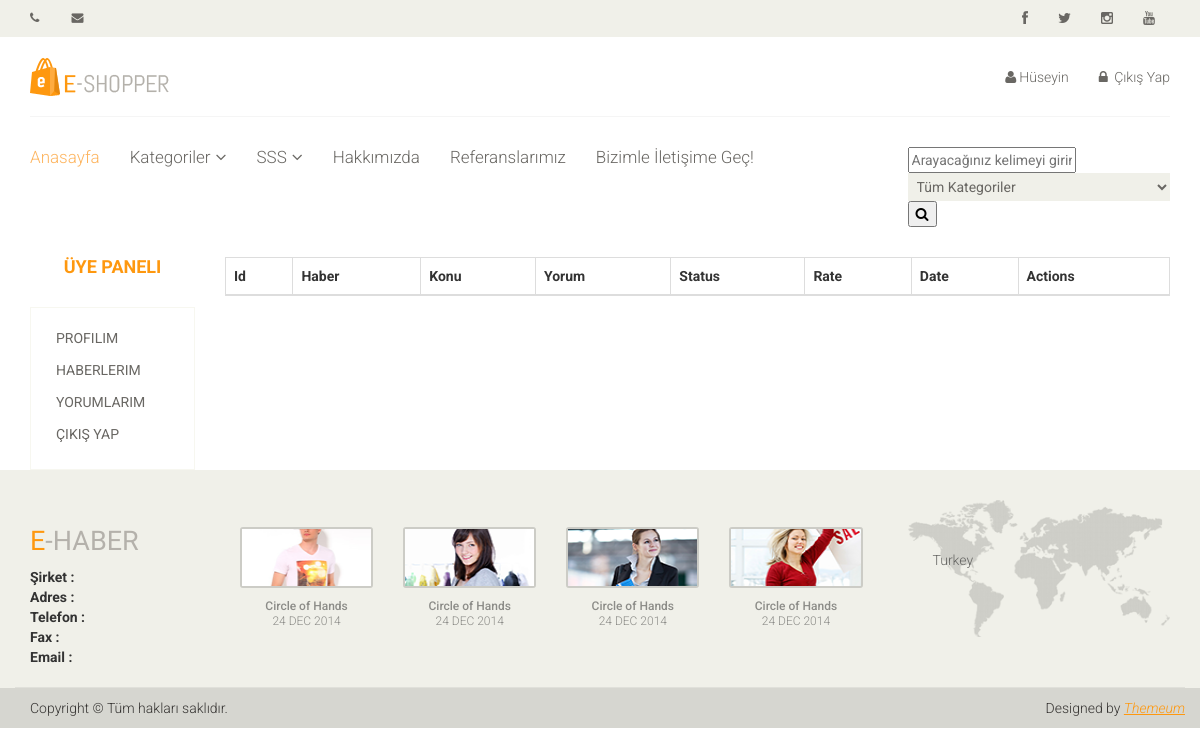
The page /user/comments/ (signed in) on the database as committed earlier.
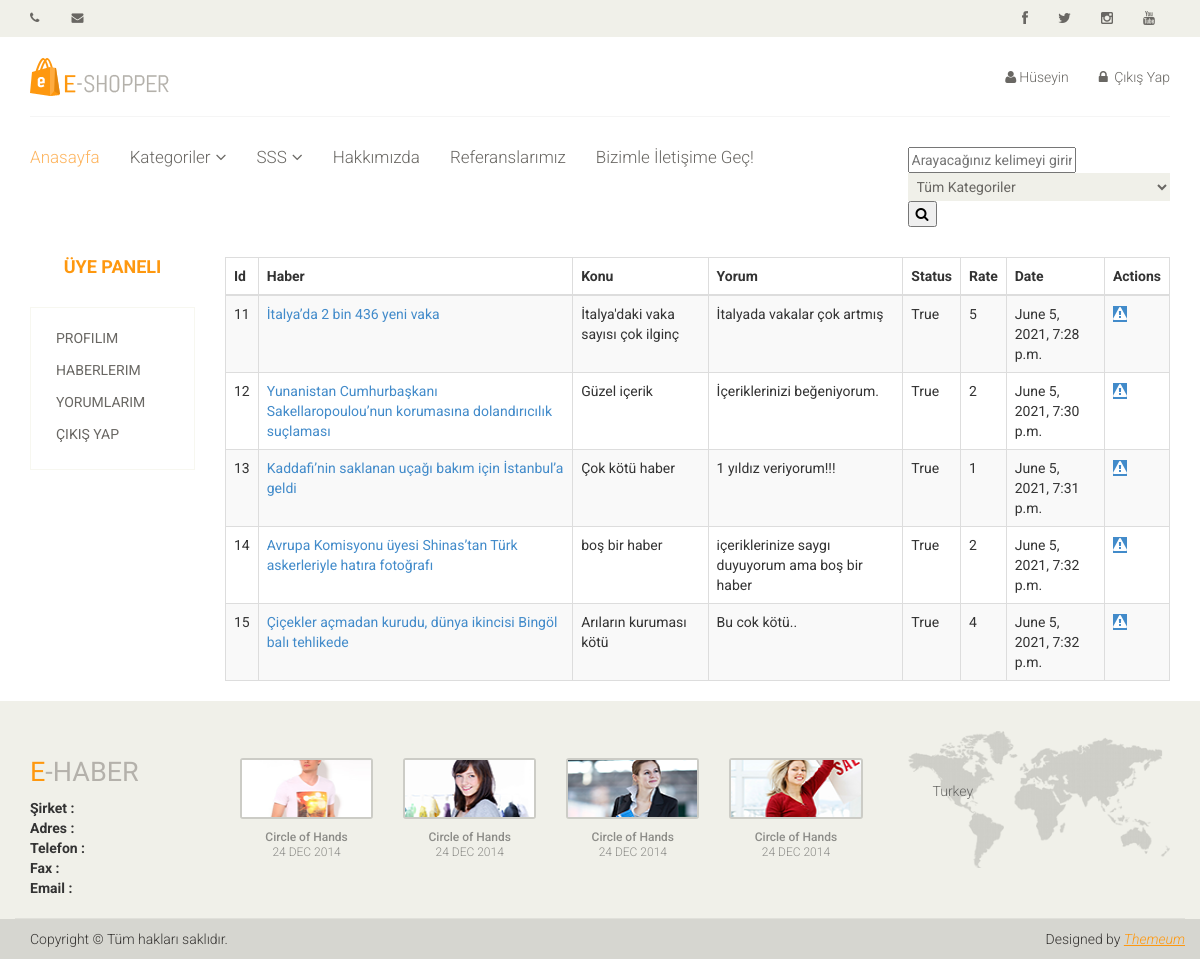
The same page on the database as committed later.
### news/models.py (models this page shows, shortened)
class Comment(models.Model):
    STATUS=(
        ('New','Yeni'),
        ('True','Evet'),
        ('False','Hayır'),
    )
    new=models.ForeignKey(New,on_delete=models.CASCADE)
    user=models.ForeignKey(User,on_delete=models.CASCADE)
    subject=models.CharField(max_length=50,blank=True)
    comment=models.CharField(max_length=200,blank=True)
    rate=models.IntegerField(blank=True)
    status=models.CharField(max_length=10,choices=STATUS,default='New')
    ip=models.CharField(blank=True,max_length=20)
    create_at=models.DateTimeField(auto_now_add=True)
    update_at=models.DateTimeField(auto_now=True)

class New(models.Model):
    STATUS = (
        ('True', 'Evet'),
        ('False', 'Hayır'),
    )
    title = models.CharField(max_length=200)
    keywords = models.CharField(max_length=255)
    description = models.CharField(max_length=255)
    detail = RichTextUploadingField()
    image = models.ImageField(blank=True, upload_to='images/')
    status = models.CharField(max_length=10, choices=STATUS)
    slug = models.SlugField(null=False,unique=True)
    category = models.ForeignKey(Category, on_delete=models.CASCADE)
    user = models.ForeignKey(User, on_delete=models.CASCADE)
    create_at = models.DateTimeField(auto_now_add=True)
    update_at = models.DateTimeField(auto_now=True)
    def image_tag(self):
        return mark_safe('<img src="{}" height="50"/>'.format(self.image.url))
    image_tag.short_description='Image'

### user/views.py (the view)
# urls.py: path('comments/', views.comments , name ='comments'),
@login_required(login_url='/login') # Check login
def comments(request):
    category = Category.objects.all()
    current_user = request.user
    comments = Comment.objects.filter(user_id=current_user.id)
    context = {
        'category':category,
        'comments':comments
    }
    return render(request,'user_comments.html',context)

### user/templates/user_comments.html (shortened to what this page needs)
{% extends 'homebase.html' %}
{% block content %}
    <div class="container">
        <div class="row">
            <div class="col-md-2">
                {% include 'user_panel.html' %}
            </div>
            <div class="col-md-10">
                <table id="example1" class="table table-bordered table-striped" >
                    <thead>
                    <tr>
                        <th>Id</th>
                        <th>Haber</th>
                        <th>Konu</th>
                        <th>Yorum</th>
                        <th>Status</th>
                        <th>Rate</th>
                        <th>Date</th>
                        <th style="..." colspan="3">Actions</th>
                    </tr>
                    </thead>
                    <tbody>
                    {% for rs in comments %}
                        <tr>
                            <td>{{rs.id}}</td>
                            <td><a href="/new/{{ rs.new.id }}/{{ rs.new.slug }}">{{ rs.new.title }}</a></td>
                            <td>{{ rs.subject }}</td>
                            <td>{{ rs.comment }}</td>
                            <td>{{ rs.status }}</td>
                            <td>{{ rs.rate }}</td>
                            <td>{{ rs.create_at }}</td>
                            <td><a  class="btn-primary" href="/user/deletecomment/{{ rs.id }}" onclick="return confirm('Sileceksiniz! Emin misiniz?')"><i class="fa fa-warning"></i></a></td>
                        </tr>
                    {% endfor %}
                </table>
            </div>
        </div>
    </div>
{% endblock %}

### home/templates/homebase.html (shortened to what this page needs)
<!DOCTYPE html>
<html lang="en">
<head>
    {% load static %}
    <link href="{% static 'css/bootstrap.min.css'%}" rel="stylesheet">
    <link href="{% static 'css/font-awesome.min.css'%}" rel="stylesheet">
    <link href="{% static 'css/prettyPhoto.css'%}" rel="stylesheet">
    <link href="{% static 'css/price-range.css'%}" rel="stylesheet">
    <link href="{% static 'css/animate.css'%}" rel="stylesheet">
    <link href="{% static 'css/main.css'%}" rel="stylesheet">
    <link href="{% static 'css/responsive.css'%}" rel="stylesheet">
    <link rel="stylesheet" href="https://ajax.googleapis.com/ajax/libs/jqueryui/1.11.4/themes/smoothness/jquery-ui.css">
</head>
<body>
{% include 'header.html' %}
{% block content %} {% endblock %}
{% include 'footer.html' %}
</body>
</html>

### home/templates/header.html (shortened to what this page needs)
{% load static %}
<header id="header">
    <div class="header_top">
        <div class="container">
            <div class="row">
                <div class="col-sm-6">
                    <div class="contactinfo">
                        <ul class="nav nav-pills">
                            <li><a href="#"><i class="fa fa-phone"></i>{{ setting.phone }}</a></li>
                            <li><a href="#"><i class="fa fa-envelope"></i>{{ setting.email }}</a></li>
                        </ul>
                    </div>
                </div>
                <div class="col-sm-6">
                    <div class="social-icons pull-right">
                        <ul class="nav navbar-nav">
                            <li><a href="{{ setting.facebook }}"><i class="fa fa-facebook"></i></a></li>
                            <li><a href="{{ setting.twitter }}"><i class="fa fa-twitter"></i></a></li>
                            <li><a href="{{ setting.instagram }}"><i class="fa fa-instagram"></i></a></li>
                            <li><a href="{{ setting.youtube }}"><i class="fa fa-youtube"></i></a></li>
                        </ul>
                    </div>
                </div>
            </div>
        </div>
    </div>
    {% load static %}
    <div class="header-middle">
        <div class="container">
            <div class="row">
                <div class="col-sm-4">
                    <div class="logo pull-left">
                        <a href="/"><img src="{% static 'images/home/logo.png'%}" alt="" /></a>
                    </div>
                </div>
                <div class="col-sm-8">
                    <div class="shop-menu pull-right">
                        <ul class="nav navbar-nav">
                            {% if user.id is not none %}
                            <li><a href="/user/"><i class="fa fa-user"></i>{{ user.first_name }}</a></li>
                            <li><a href="/logout/"><i class="fa fa-lock"></i> Çıkış Yap</a></li>
                            {% else %}
                            <li><a href="/login/"><i class="fa fa-sign-in"></i>Giriş Yap</a></li>
                            <li><a href="/register/"><i class="fa fa-user"></i> Kayıt Ol</a></li>
                            {% endif %}
                        </ul>
                    </div>
                </div>
            </div>
        </div>
    </div>
    <div class="header-bottom">
        <div class="container">
            <div class="row">
                <div class="col-sm-9">
                    <div class="mainmenu pull-left">
                        <ul class="nav navbar-nav collapse navbar-collapse">
                            <li><a href="/" class="active">Anasayfa</a></li>
                            {% load mptt_tags %}
                            <li class="dropdown"><a href="#">Kategoriler<i class="fa fa-angle-down"></i></a>
                            </li>
                            <li class="dropdown"><a href="#">SSS<i class="fa fa-angle-down"></i></a>
                            </li>
                            <li><a href="/aboutus">Hakkımızda</a></li>
                            <li><a href="/references">Referanslarımız</a></li>
                            <li><a href="/contactus">Bizimle İletişime Geç!</a></li>
                        </ul>
                    </div>
                </div>
                <div class="col-sm-3">
                    <form action="/search/" method="post">
                        <input id="query" name="query" class="input search_box" type="text" placeholder="Arayacağınız kelimeyi girin.">
                        {% load mptt_tags %}
                        <select name="catid" class="input search-categories">
                            <option value="0">Tüm Kategoriler</option>
                        </select>
                        <button class="search-btn"><i class="fa fa-search"></i></button>
                    </form>
                </div>
            </div>
        </div>
    </div>
</header>

### user/templates/user_panel.html (shortened to what this page needs)
<div class="brands_products">
    <h2>Üye Paneli</h2>
    <div class="brands-name">
        <ul class="nav nav-pills nav-stacked">
            <li><a href="/user/"> Profilim</a></li>
            <li><a href="/user/contents"> Haberlerim</a></li>
            <li><a href="/user/comments"> Yorumlarım</a></li>
            <li><a href="/logout/"> Çıkış Yap</a></li>
        </ul>
    </div>
</div>

### home/templates/footer.html (shortened to what this page needs)
{% load static %}
<footer id="footer">
    <div class="footer-top">
        <div class="container">
            <div class="row">
                <div class="col-sm-2">
                    <div class="companyinfo">
                        <h2><span>e</span>-haber</h2>
                        <strong>Şirket :</strong> {{setting.company}} <br>
                        <strong>Adres :</strong> {{setting.address}} <br>
                        <strong>Telefon :</strong> {{setting.phone}} <br>
                        <strong>Fax :</strong> {{setting.fax}} <br>
                        <strong>Email :</strong> {{setting.email}} <br>
                    </div>
                </div>
                <div class="col-sm-7">
                    <div class="col-sm-3">
                        <div class="video-gallery text-center">
                            <a href="">
                                <div class="iframe-img">
                                    <img src="{% static '/images/home/iframe1.png'%}" alt="" />
                                </div>
                            </a>
                            <p>Circle of Hands</p>
                            <h2>24 DEC 2014</h2>
                        </div>
                    </div>
                    <div class="col-sm-3">
                        <div class="video-gallery text-center">
                            <a href="#">
                                <div class="iframe-img">
                                    <img src="{% static '/images/home/iframe2.png'%}" alt="" />
                                </div>
                            </a>
                            <p>Circle of Hands</p>
                            <h2>24 DEC 2014</h2>
                        </div>
                    </div>
                    <div class="col-sm-3">
                        <div class="video-gallery text-center">
                            <a href="#">
                                <div class="iframe-img">
                                    <img src="{% static '/images/home/iframe3.png'%}" alt="" />
                                </div>
                            </a>
                            <p>Circle of Hands</p>
                            <h2>24 DEC 2014</h2>
                        </div>
                    </div>
                    <div class="col-sm-3">
                        <div class="video-gallery text-center">
                            <a href="#">
                                <div class="iframe-img">
                                    <img src="{% static '/images/home/iframe4.png'%}" alt="" />
                                </div>
                            </a>
                            <p>Circle of Hands</p>
                            <h2>24 DEC 2014</h2>
                        </div>
                    </div>
                </div>
                <div class="col-sm-3">
                    <div class="address">
                        <img src="{% static '/images/home/map.png'%}" alt="" />
                        <p>Turkey</p>
                    </div>
                </div>
            </div>
        </div>
    </div>
    <div class="footer-bottom">
        <div class="container">
            <div class="row">
                <p class="pull-left">Copyright © {{setting.company}} Tüm hakları saklıdır.</p>
                <p class="pull-right">Designed by <span><a target="_blank" href="http://www.themeum.com">Themeum</a></span></p>
            </div>
        </div>
    </div>
</footer>

### home/static/css/main.css (style rules this page uses)
body { font-family: 'Roboto', sans-serif; background:; position: relative; font-weight:400px; }
ul li { list-style: none; }
a { -webkit-transition: 300ms; -moz-transition: 300ms; -o-transition: 300ms; transition: 300ms; }
h1, h2, h3, h4, h5, h6 { font-family: 'Roboto', sans-serif; }
.header_top { background: none repeat scroll 0 0 #F0F0E9; }
.contactinfo ul li:first-child { margin-left: -15px; }
.contactinfo ul li a { font-size: 12px; color: #696763; font-family: 'Roboto', sans-serif; }
.social-icons ul li a { border: 0 none; border-radius: 0; color: #696763; padding:0px; }
.social-icons ul li { display:inline-block; }
.social-icons ul li a i { padding: 11px 15px; transition: all 0.9s ease 0s; -moz-transition: all 0.9s ease 0s; -webkit-transition: all 0.9s ease 0s; -o-transition: all 0.9s ease 0s; }
.header-middle .container .row { border-bottom: 1px solid #f5f5f5; margin-left: 0; margin-right: 0; padding-bottom: 20px; padding-top: 20px; }
.header-middle .container .row .col-sm-4 { padding-left: 0; }
.header-middle .container .row .col-sm-8 { padding-right:0; }
.shop-menu ul li { display:inline-block; padding-left: 15px; padding-right: 15px; }
.shop-menu ul li:last-child { padding-right: 0; }
.shop-menu ul li a { background: #FFFFFF; color: #696763; font-family: 'Roboto', sans-serif; font-size: 14px; font-weight: 300; padding:0; padding-right: 0; margin-top: 10px; }
.shop-menu ul li a i { margin-right:3px; }
.header-bottom { padding-bottom: 30px; padding-top: 30px; }
.navbar-collapse.collapse { padding-left: 0; }
.mainmenu ul li { padding-right: 15px; padding-left: 15px; }
.mainmenu ul li:first-child { padding-left: 0px; }
.mainmenu ul li a { color: #696763; font-family: 'Roboto', sans-serif; font-size: 17px; font-weight: 300; padding: 0; padding-bottom: 10px; }
.mainmenu ul li a:hover, .mainmenu ul li a.active, .shop-menu ul li a.active { background:none; color:#fdb45e; }
.fa-angle-down { padding-left: 5px; }
#footer { background: #F0F0E9; }
.footer-top .container { border-bottom: 1px solid #E0E0DA; padding-bottom: 20px; }
.companyinfo { margin-top: 57px; }
.companyinfo h2 { color: #B4B1AB; font-family: abel; font-size: 27px; text-transform: uppercase; }
.companyinfo h2 span { color:#FE980F; }
.footer-top .col-sm-3 { overflow: hidden; }
.video-gallery { margin-top: 57px; position: inherit; }
.video-gallery a img { height: 100%; width: 100%; }
.iframe-img { position: relative; display: block; height: 61px; margin-bottom: 10px; border: 2px solid #CCCCC6; border-radius: 3px; }
.video-gallery p { color: #8C8C88; font-family: 'Roboto', sans-serif; font-size: 12px; font-weight: 500; margin-bottom:0px; }
.video-gallery h2 { color: #8c8c88; font-family: 'Roboto', sans-serif; font-size: 12px; font-weight: 300; text-transform:uppercase; margin-top:0px; }
.address { margin-top: 30px; position: relative; overflow: hidden; }
.address img { width:100%; }
.address p { color: #666663; font-family: 'Roboto', sans-serif; font-size: 14px; font-weight: 300; left: 25px; position: absolute; top: 50px; }
.footer-bottom { background: #D6D6D0; padding-top: 10px; }
.footer-bottom p { color: #363432; font-family: 'Roboto', sans-serif; font-weight: 300; margin-left: 15px; }
.footer-bottom p span a { color: #FE980F; font-style: italic; text-decoration: underline; }
.left-sidebar h2, .brands_products h2 { color: #FE980F; font-family: 'Roboto', sans-serif; font-size: 18px; font-weight: 700; margin: 0 auto 30px; text-align: center; text-transform: uppercase; position: relative; z-index:3; }
.brands-name { border: 1px solid #F7F7F0; padding-bottom: 20px; padding-top: 15px; }
.brands-name .nav-stacked li a { background-color: #FFFFFF; color: #696763; font-family: 'Roboto', sans-serif; font-size: 14px; padding: 5px 25px; text-decoration: none; text-transform: uppercase; }
.user_info input, select, textarea { background: #F0F0E9; border:0; color: #696763; padding: 5px; width: 100%; border-radius: 0; resize: none }

Rows that differ between the two databases and show on the page:
added Comment: id "11", new "İtalya’da 2 bin 436 yeni vaka", subject "İtalya'daki vaka sayısı çok ilginç", comment "İtalyada vakalar çok artmış", status "True", rate "5", create_at "June 5, 2021, 7:28 p.m."
added Comment: id "12", new "Yunanistan Cumhurbaşkanı Sakellaropoulou’nun korumasına dolandırıcılık suçlaması", subject "Güzel içerik", comment "İçeriklerinizi beğeniyorum.", status "True", rate "2", create_at "June 5, 2021, 7:30 p.m."
added Comment: id "13", new "Kaddafi’nin saklanan uçağı bakım için İstanbul’a geldi", subject "Çok kötü haber", comment "1 yıldız veriyorum!!!", status "True", rate "1", create_at "June 5, 2021, 7:31 p.m."
added Comment: id "14", new "Avrupa Komisyonu üyesi Shinas’tan Türk askerleriyle hatıra fotoğrafı", subject "boş bir haber", comment "içeriklerinize saygı duyuyorum ama boş bir haber", status "True", rate "2", create_at "June 5, 2021, 7:32 p.m."
added Comment: id "15", new "Çiçekler açmadan kurudu, dünya ikincisi Bingöl balı tehlikede", subject "Arıların kuruması kötü", comment "Bu cok kötü..", status "True", rate "4", create_at "June 5, 2021, 7:32 p.m."
